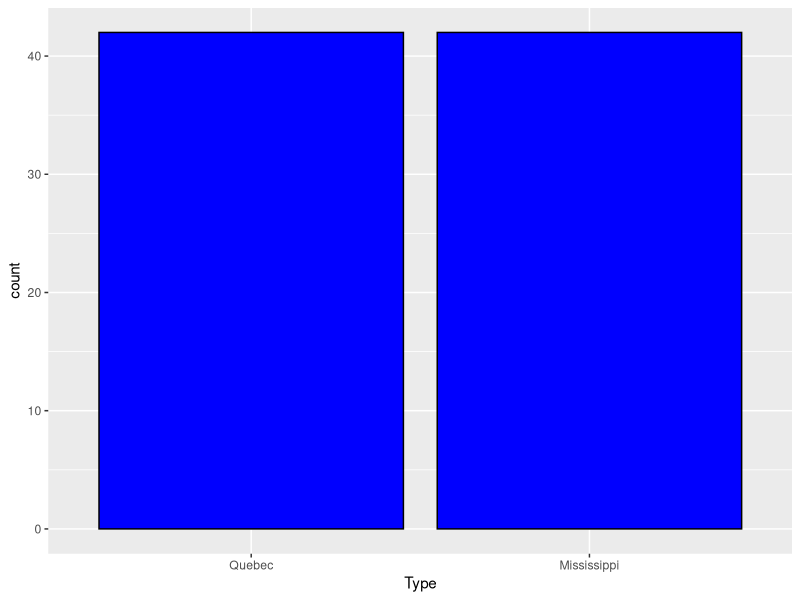

The R source for this figure:
library(ggplot2)
data()

names(CO2)
head(CO2)
# 單變數:類別型
ggplot(data = CO2, aes(x = Type)) + geom_bar(fill = "blue", colour = "black")
